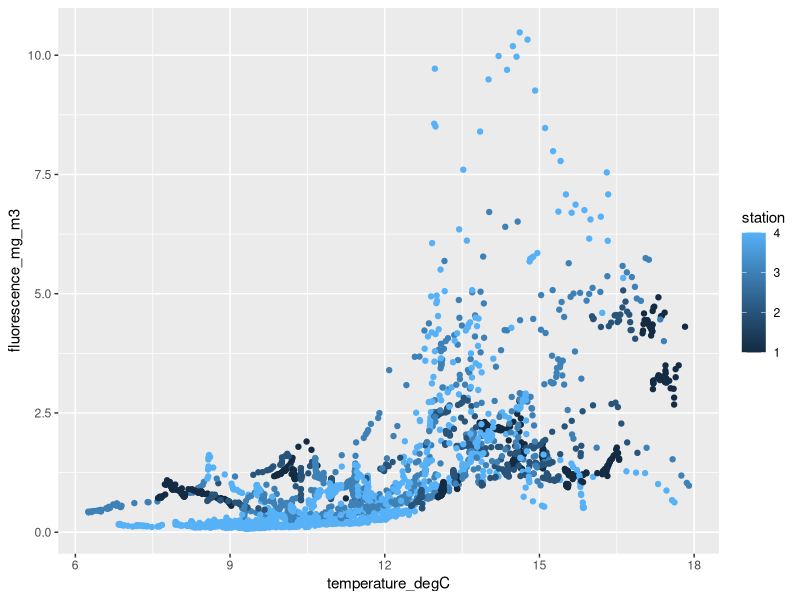
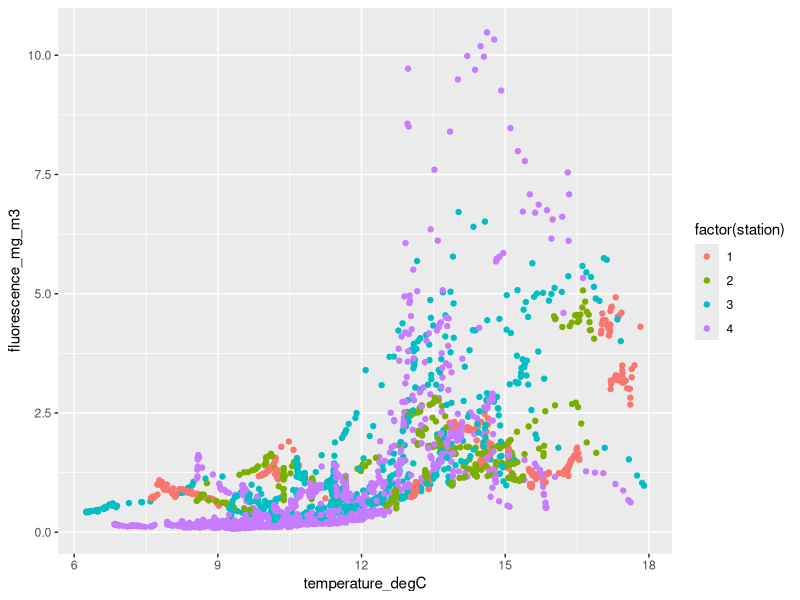
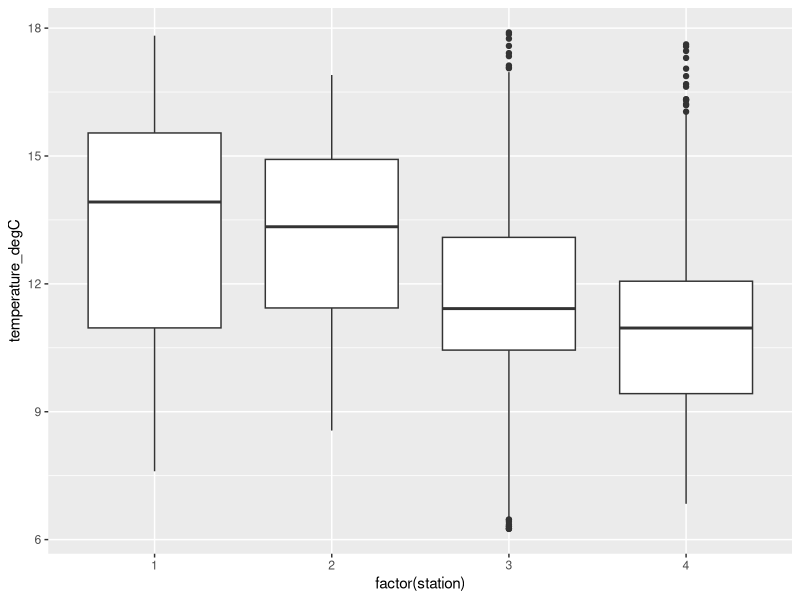
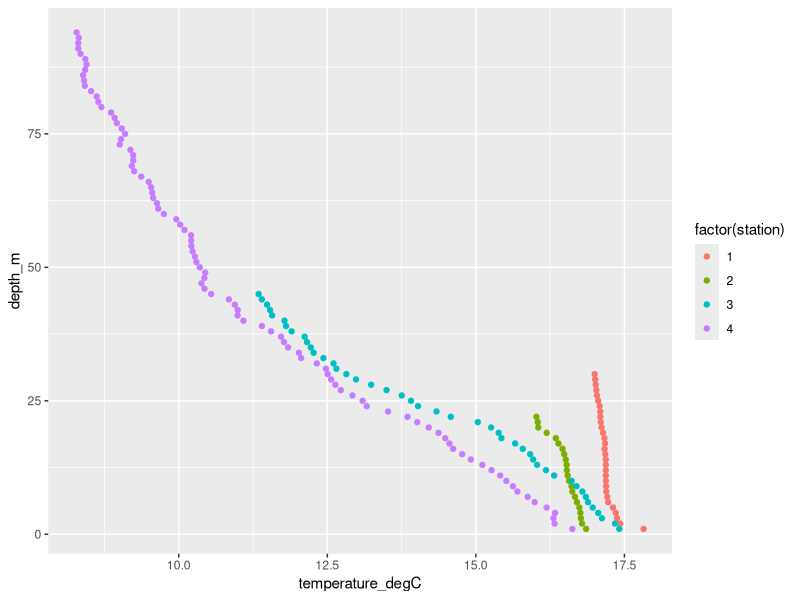
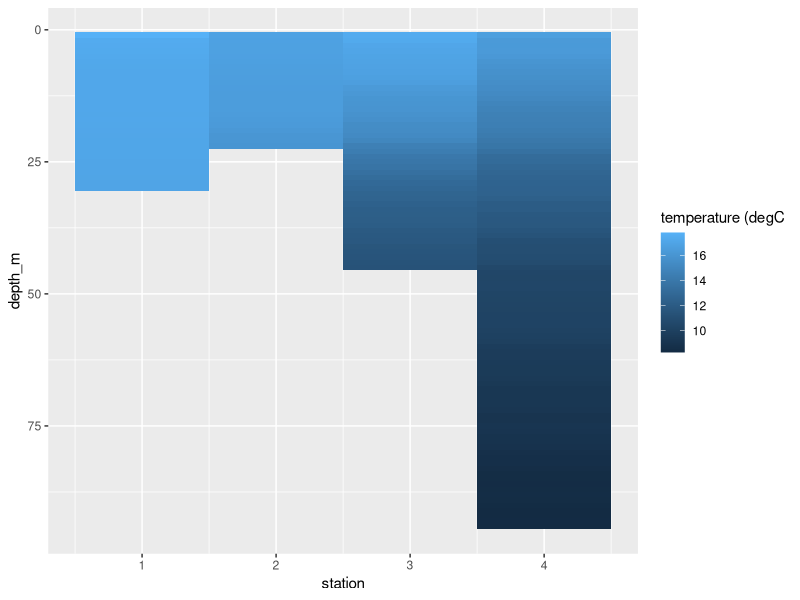

Here is the R script that generated these plots, in order:
## ---- chunk 1
library(tidyverse)
## ---- chunk 2
fieldData <- read_csv('DamariscottaRiverData.csv')
## ---- chunk 3
ggplot(data = fieldData, mapping = aes(x = temperature_degC, y = fluorescence_mg_m3)) + 
  geom_point(aes(color=station)) 
## ---- chunk 4
ggplot(data = fieldData, mapping = aes(x = temperature_degC, y = fluorescence_mg_m3)) + 
  geom_point(aes(color=factor(station)))  
## ---- chunk 5
ggplot(data = fieldData, mapping = aes(x = factor(station), y = temperature_degC)) + 
  geom_boxplot() 
## ---- chunk 6
datasubset <- fieldData %>% filter(date==20160908)

ggplot(data = datasubset, mapping = aes(x = temperature_degC, y = depth_m)) + 
  geom_point(aes(color=factor(station))) 
## ---- chunk 7
cruiseData <- filter(fieldData, date==20160908)
ggplot(cruiseData,aes(x=station,y=depth_m)) +
  geom_tile(aes(fill=temperature_degC)) +
  #scale_fill_continuous() +
  labs(fill='temperature (degC') +
  scale_y_reverse()
